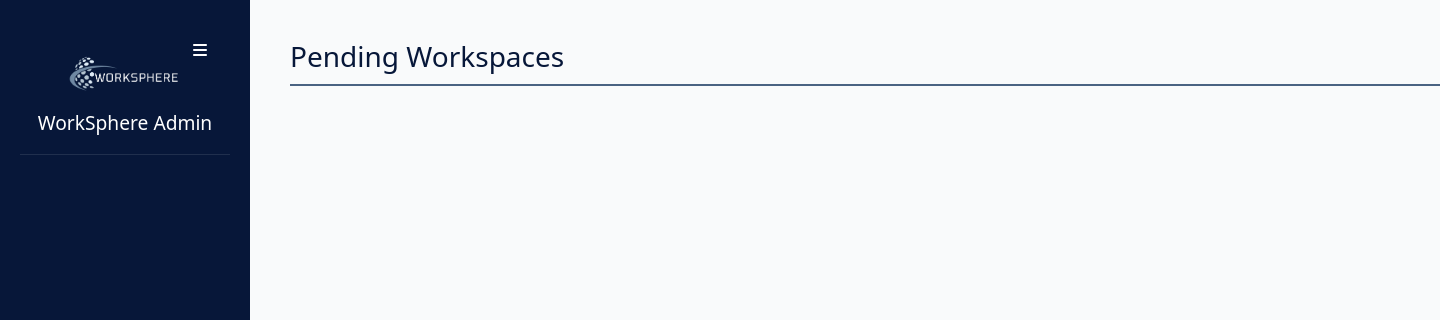
Before: /admin/workspace_approval.php with the older database file.
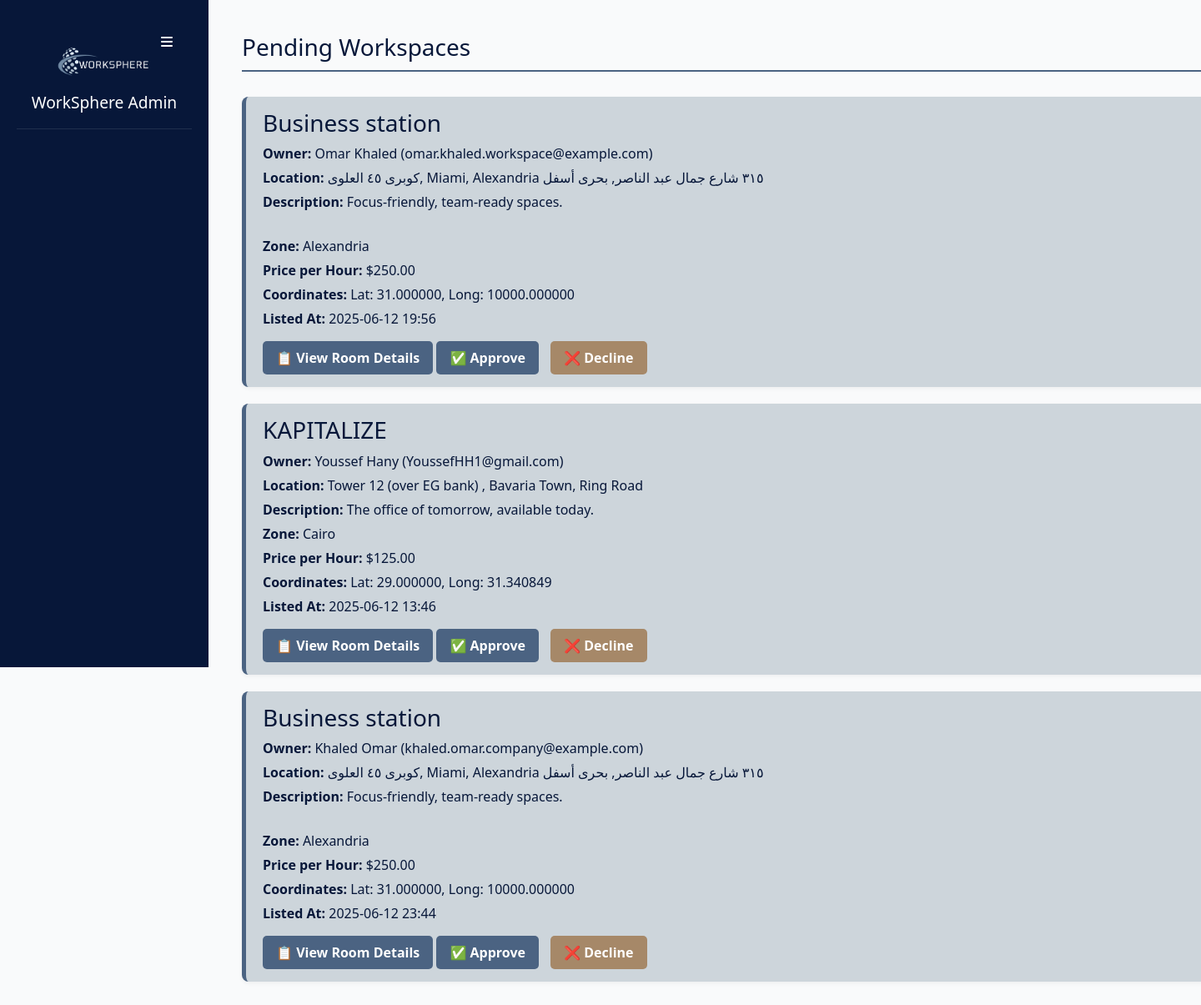
After: the same page with the newer database file.
### tables this page shows
CREATE TABLE `workspaces` (
  `workspace_id` int(11) NOT NULL,
  `user_id` int(11) NOT NULL,
  `name` varchar(255) NOT NULL,
  `location` varchar(255) NOT NULL,
  `description` longtext DEFAULT NULL,
  `price/hr` float DEFAULT NULL,
  `zone_id` int(11) NOT NULL,
  `created_at` timestamp NOT NULL DEFAULT current_timestamp(),
  `Availability` tinyint(4) NOT NULL DEFAULT 1,
  `latitude` float(10,6) NOT NULL,
  `longitude` float(10,6) NOT NULL
);

CREATE TABLE `users` (
  `user_id` int(11) NOT NULL,
  `name` varchar(255) NOT NULL,
  `email` varchar(255) NOT NULL,
  `phone` varchar(15) NOT NULL,
  `password` varchar(255) NOT NULL,
  `age` int(11) DEFAULT NULL,
  `job_title` varchar(255) DEFAULT NULL,
  `image` longtext DEFAULT 'default.png',
  `location` varchar(255) DEFAULT NULL,
  `created_at` timestamp NOT NULL DEFAULT current_timestamp(),
  `role_id` int(11) DEFAULT NULL,
  `last_seen` datetime NOT NULL DEFAULT current_timestamp(),
  `company_name` varchar(255) DEFAULT NULL,
  `contact_info` varchar(255) DEFAULT NULL,
  `company_type` varchar(255) DEFAULT NULL,
  `zone_id` int(11) DEFAULT NULL,
  `portfolio` longtext DEFAULT NULL,
  `action` varchar(255) NOT NULL DEFAULT 'active'
);

CREATE TABLE `zone` (
  `zone_id` int(11) NOT NULL,
  `zone_name` varchar(255) NOT NULL
);

### admin/workspace_approval.php (the view, shortened to what this page needs)
<?php
include "sidebar.php";
$workspaces_query = "SELECT
        w.workspace_id, w.name, w.location, w.description, w.`price/hr`, w.latitude, w.longitude, w.created_at,
        z.zone_name,
        u.name AS owner_name, u.email AS owner_email, u.user_id AS owner_id
    FROM workspaces w
    JOIN users u ON w.user_id = u.user_id
    JOIN zone z ON w.zone_id = z.zone_id
    WHERE w.Availability = 1
";
$result = mysqli_query($connect, $workspaces_query);
?>
<!DOCTYPE html>
<html lang="en">
<head>
    <link rel="stylesheet" href="./css/workspace_approval.css" />
    <link rel="stylesheet" href="https://cdn.jsdelivr.net/npm/sweetalert2@11/dist/sweetalert2.min.css">
</head>
<body>
    <div class="main-content" id="mainContent">
    <h2>Pending Workspaces</h2>
    <?php while ($workspace = mysqli_fetch_assoc($result)): ?>
        <div class="workspace-container">
            <h3><?php echo htmlspecialchars($workspace['name']); ?></h3>
            <p><strong>Owner:</strong> <?php echo htmlspecialchars($workspace['owner_name']); ?> (<?php echo htmlspecialchars($workspace['owner_email']); ?>)</p>
            <p><strong>Location:</strong> <?php echo htmlspecialchars($workspace['location']); ?></p>
            <p><strong>Description:</strong> <?php echo nl2br(htmlspecialchars($workspace['description'])); ?></p>
            <p><strong>Zone:</strong> <?php echo htmlspecialchars($workspace['zone_name']); ?></p>
            <p><strong>Price per Hour:</strong> $<?php echo number_format($workspace['price/hr'], 2); ?></p>
            <p><strong>Coordinates:</strong> Lat: <?php echo htmlspecialchars($workspace['latitude']); ?>, Long: <?php echo htmlspecialchars($workspace['longitude']); ?></p>
            <p><strong>Listed At:</strong> <?php echo date("Y-m-d H:i", strtotime($workspace['created_at'])); ?></p>
            <button type="button" onclick="showRoomDetails(<?php echo $workspace['workspace_id']; ?>)" class="view-btn">📋 View Room Details</button>
                    <form method="POST" id="approve-form-<?php echo $workspace['workspace_id']; ?>" style="display:inline;">
                <button type="button" onclick="confirmApprove(<?php echo $workspace['workspace_id']; ?>)" class="approve-btn">✅ Approve</button>
            </form>
            <form method="POST" id="decline-form-<?php echo $workspace['workspace_id']; ?>" style="display:inline;">
                <button type="button" onclick="confirmDecline(<?php echo $workspace['workspace_id']; ?>)" class="decline-btn">❌ Decline</button>
            </form>
        </div>
    <?php endwhile; ?>
    </div>
</body>
</html>

### admin/sidebar.php (shortened to what this page needs)
<!DOCTYPE html>
<html lang="en">
<head>
    <link rel="stylesheet" href="https://cdnjs.cloudflare.com/ajax/libs/bootstrap/5.3.3/css/bootstrap.min.css">
    <link rel="stylesheet" href="https://cdnjs.cloudflare.com/ajax/libs/font-awesome/6.4.0/css/all.min.css">
</head>
<body>
    <div class="sidebar">
        <div class="sidebar-header">
            <div class="logo-container">
                <img style="width: 115px;
    height: 51px;" src="../img/white_logo.png" alt="Logo">
                <?php if (isset($_SESSION['role_id']) && $_SESSION['role_id'] == 3): ?>
                    <h3>Workspace Owner</h3>
                <?php else: ?>
                    <h3 style="color: #fff;">WorkSphere Admin</h3>
                <?php endif; ?>
            </div>
            <button class="toggle-sidebar" id="toggleSidebar">
                <i class="fas fa-bars"></i>
            </button>
        </div>
    </div>
</body>
</html>

### admin/css/workspace_approval.css (style rules this page uses)
body { font-family: 'Segoe UI', Tahoma, Geneva, Verdana, sans-serif; margin: 0; padding: 20px; background-color: #F9FAFB; color: #071739; }
h2 { color: #071739; font-size: 28px; border-bottom: 2px solid #4B6382; padding-bottom: 10px; margin-bottom: 30px; }
.workspace-container { background-color: #CDD5DB; border-left: 5px solid #4B6382; border-radius: 8px; padding: 15px 20px; margin-bottom: 20px; box-shadow: 0 2px 5px rgba(0, 0, 0, 0.05); }
.workspace-container p { margin: 5px 0; font-size: 16px; }
.approve-btn { background-color: #4B6382; color: #FFFFFF; border: none; padding: 8px 16px; font-weight: bold; border-radius: 5px; cursor: pointer; transition: background 0.3s ease; margin-right: 10px; }
.decline-btn { background-color: #A68868; color: #FFFFFF; border: none; padding: 8px 16px; font-weight: bold; border-radius: 5px; cursor: pointer; transition: background 0.3s ease; }
.view-btn { background-color: #4B6382; color: white; border: none; padding: 8px 16px; font-weight: bold; border-radius: 5px; cursor: pointer; transition: background 0.3s ease; margin-top: 10px; }

### admin/sidebar.php (style rules this page uses)
:root { --primary-color: #071739; --secondary-color: #4B6382; --info-color: #A4B5C4; --light-color: #CDD5DB; --accent-warm: #A68868; --accent-light: #E3C39D; }
body { background-color: #f8f9fa; font-family: 'DM Sans', sans-serif; }
.sidebar { position: fixed; top: 0; left: 0; height: 100vh; width: 250px; background-color: var(--primary-color); padding: 20px; color: white; transition: all 0.3s ease; z-index: 1000; overflow: hidden; }
.sidebar-header { padding: 20px 0; text-align: center; border-bottom: 1px solid rgba(255, 255, 255, 0.1); display: flex; flex-direction: column; align-items: center; gap: 15px; position: relative; margin-bottom: 20px; }
.logo-container { display: flex; flex-direction: column; align-items: center; gap: 10px; width: 100%; padding-top: 10px; transition: all 0.3s ease; }
.sidebar-header img { width: 115px; height: 51px; transition: all 0.3s ease; }
.sidebar-header h3 { margin: 0; font-size: 1.2rem; color: white; text-align: center; width: 100%; transition: all 0.3s ease; }
.toggle-sidebar { position: absolute; top: 15px; right: 15px; background: none; color: white; border: none; width: 30px; height: 30px; display: flex; align-items: center; justify-content: center; cursor: pointer; transition: all 0.3s ease; padding: 0; z-index: 1; }
.main-content { margin-left: 250px; padding: 20px; transition: all 0.3s ease; }

### admin/workspace_approval.php (style rules this page uses)
.main-content { margin-left: 250px; padding: 20px; transition: margin-left 0.3s ease, padding 0.3s ease; min-height: 100vh; width: 100%; box-sizing: border-box; }

Changed rows visible on the page:
added workspaces: name "Business station", user.name "Omar Khaled", user.email "omar.khaled.workspace@example.com", location "كوبرى ٤٥ العلوى, Miami, Alexandria ٣١٥ شارع جمال عبد الناصر, بحرى أسفل", description "Focus-friendly, team-ready spaces.", zone.zone_name "Alexandria", value "250.00", latitude "31.000000", longitude "10000.000000", created_at "2025-06-12 19:56"
added workspaces: name "KAPITALIZE", user.name "Youssef Hany", user.email "YoussefHH1@gmail.com", location "Tower 12 (over EG bank) , Bavaria Town, Ring Road", description "The office of tomorrow, available today.", zone.zone_name "Cairo", value "125.00", latitude "29.000000", longitude "31.340849", created_at "2025-06-12 13:46"
added workspaces: name "Business station", user.name "Khaled Omar", user.email "khaled.omar.company@example.com", location "كوبرى ٤٥ العلوى, Miami, Alexandria ٣١٥ شارع جمال عبد الناصر, بحرى أسفل", description "Focus-friendly, team-ready spaces.", zone.zone_name "Alexandria", value "250.00", latitude "31.000000", longitude "10000.000000", created_at "2025-06-12 23:44"
